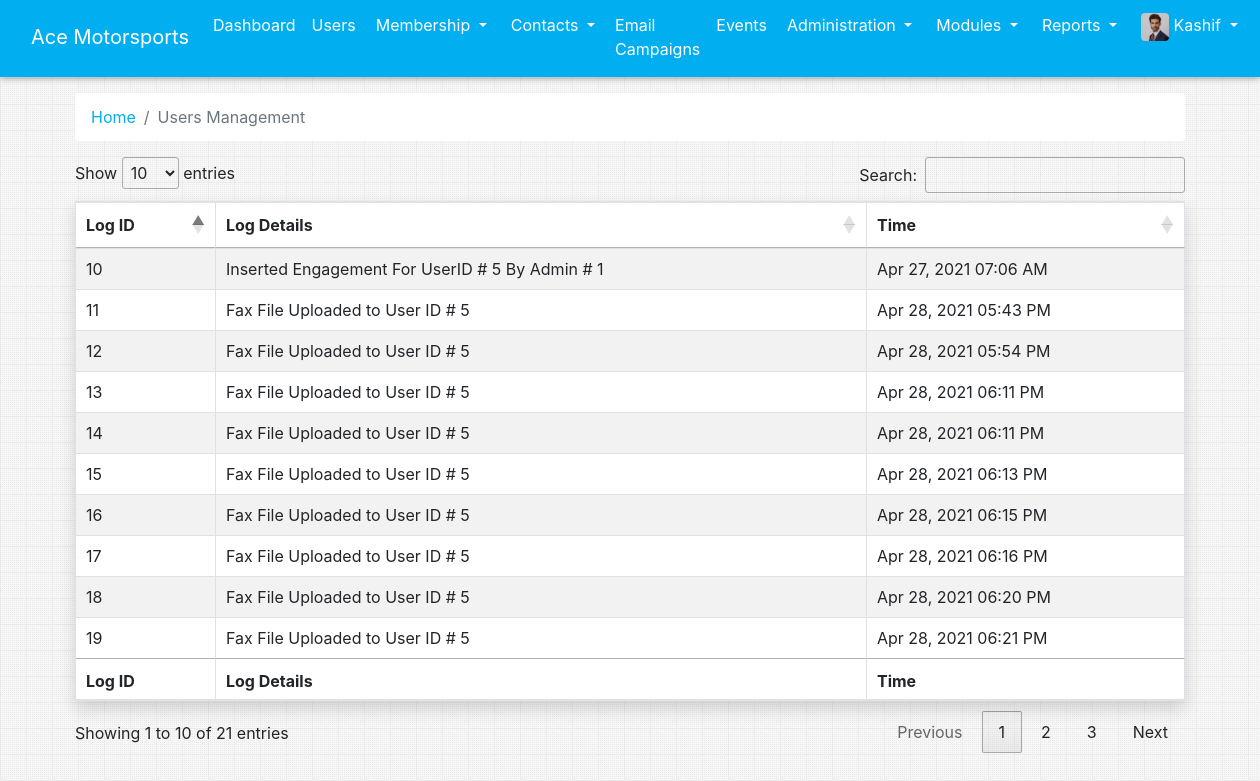
/admin_logs.php (signed in), run on the app's committed database.
### tables this page shows
CREATE TABLE `adminlogs` (
  `id` int(50) NOT NULL,
  `admin_id` int(50) NOT NULL,
  `message` varchar(500) NOT NULL,
  `date_time` timestamp(6) NULL DEFAULT NULL
);

### app/app.php (called while the page is built, shortened)
<?php
	function phpMysqliFetchAll($sql){
        $output = array();
        $res = mysqli_query($GLOBALS["con"], $sql);
        if(mysqli_num_rows($res)){
            $output = mysqli_fetch_all($res, MYSQLI_ASSOC);
        }
        return $output;
    }
?>

### admin_logs.php (the view, shortened to what this page needs)
<?php
  require 'app/app.php';
?>
<!DOCTYPE html>
<html lang="en">
<?php
  require 'parts/head.php';
?>
  <link rel="stylesheet" type="text/css" href="https://cdn.datatables.net/1.10.24/css/dataTables.bootstrap4.min.css">
  <link rel="stylesheet" type="text/css" href="https://cdn.datatables.net/1.10.15/css/jquery.dataTables.min.css"></link>
<body>
  <?php require 'parts/nav.php'; ?>
  <div class="container">
      <nav aria-label="breadcrumb">
        <ol class="breadcrumb bg-white">
          <li class="breadcrumb-item"><a href="admin_dashboard.php" class="appColor">Home</a></li>
          <li class="breadcrumb-item active" aria-current="page">Users Management</li>
        </ol>
      </nav>
      <table id="example" class="table table-striped table-bordered bg-white shadow" style="width:100%">
        <thead>
            <tr>
                <th>Log ID</th>
                <th>Log Details</th>
                <th>Time</th>
            </tr>
        </thead>
        <tbody>
                <?php
                    $rows = phpMysqliFetchAll("SELECT * FROM adminLogs");
                    foreach ($rows as $row){
                        ?>
                            <tr>
                                <td><?php echo $row["id"]; ?></td>
                                <td><?php echo $row["message"]; ?></td>
                                <td><?php echo date("M d, Y    h:i A", strtotime($row["date_time"])); ?></td>
                            </tr>
                        <?php
                    }
                ?>
        </tbody>
        <tfoot>
            <tr>
                <th>Log ID</th>
                <th>Log Details</th>
                <th>Time</th>
            </tr>
        </tfoot>
    </table>
  </div>
</body>
</html>

### data on the page
adminlogs: id "10", message "Inserted Engagement For UserID # 5 By Admin # 1", date_time "Apr 27, 2021 07:06 AM"
adminlogs: id "11", message "Fax File Uploaded to User ID # 5", date_time "Apr 28, 2021 05:43 PM"
adminlogs: id "12", message "Fax File Uploaded to User ID # 5", date_time "Apr 28, 2021 05:54 PM"
adminlogs: id "13", message "Fax File Uploaded to User ID # 5", date_time "Apr 28, 2021 06:11 PM"
adminlogs: id "14", message "Fax File Uploaded to User ID # 5", date_time "Apr 28, 2021 06:11 PM"
adminlogs: id "15", message "Fax File Uploaded to User ID # 5", date_time "Apr 28, 2021 06:13 PM"
adminlogs: id "16", message "Fax File Uploaded to User ID # 5", date_time "Apr 28, 2021 06:15 PM"
adminlogs: id "17", message "Fax File Uploaded to User ID # 5", date_time "Apr 28, 2021 06:16 PM"
adminlogs: id "18", message "Fax File Uploaded to User ID # 5", date_time "Apr 28, 2021 06:20 PM"
adminlogs: id "19", message "Fax File Uploaded to User ID # 5", date_time "Apr 28, 2021 06:21 PM"

### other printed values
$_SESSION["name"] "Kashif"
